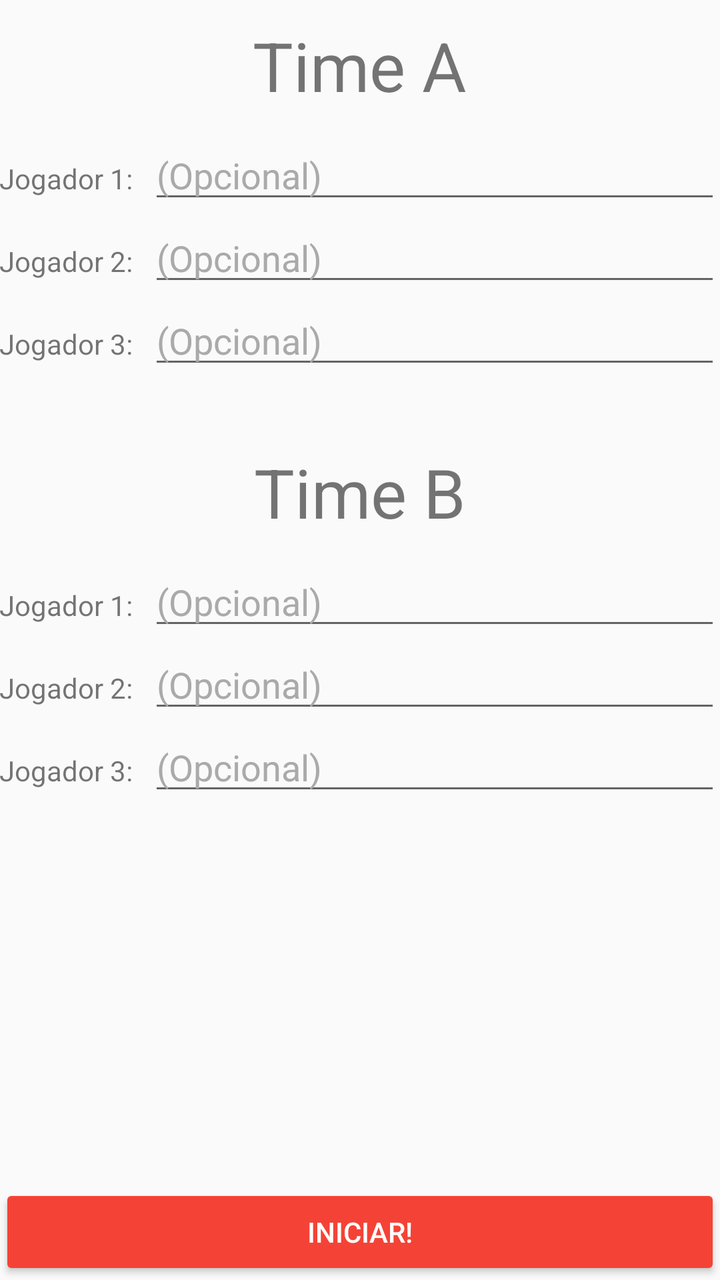
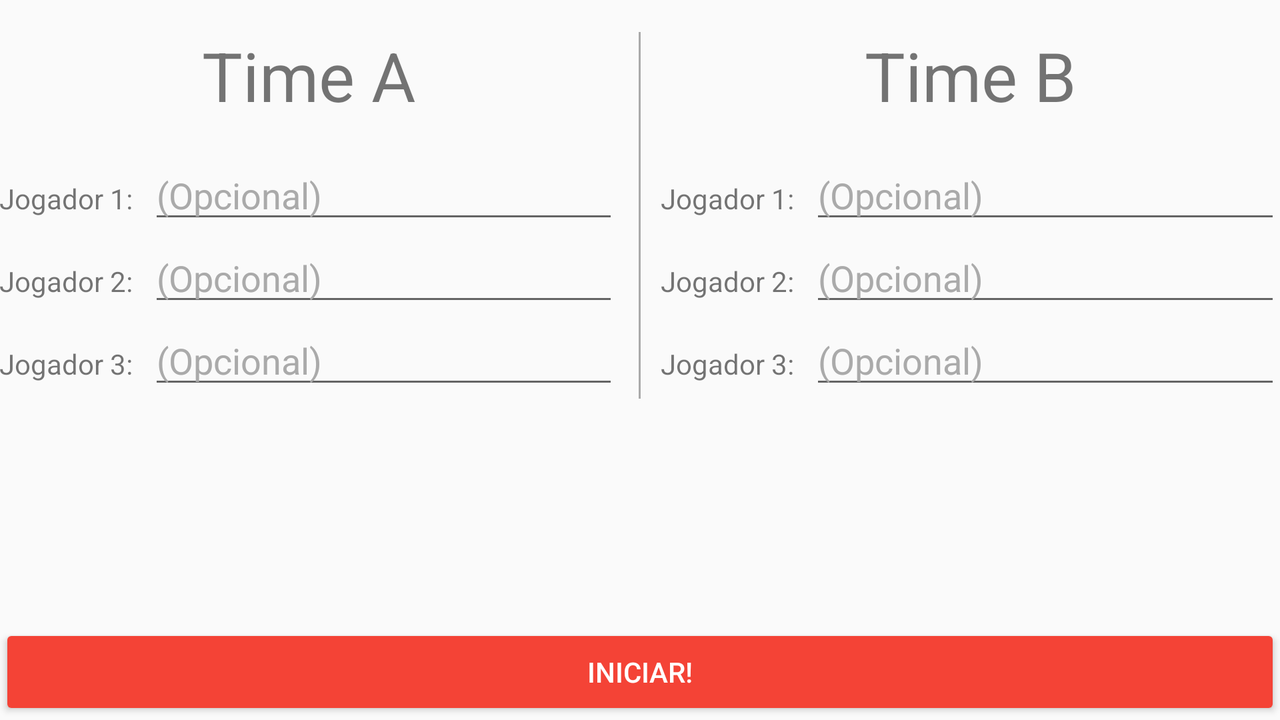

Two renders of one Android screen. The first uses the default layout on a phone; the second uses the alternative layout the repository ships for a different screen configuration, on a matching device. The two XML files are below.
<!-- AndroidManifest.xml: application theme AppTheme -->
<!-- res/layout/activity_six_players.xml -->
<?xml version="1.0" encoding="utf-8"?>
<LinearLayout xmlns:android="http://schemas.android.com/apk/res/android"
    xmlns:tools="http://schemas.android.com/tools"
    android:id="@+id/activity_six_players"
    android:layout_width="match_parent"
    android:layout_height="match_parent"
    android:paddingBottom="@dimen/activity_vertical_margin"
    android:paddingLeft="@dimen/activity_horizontal_margin"
    android:paddingRight="@dimen/activity_horizontal_margin"
    android:paddingTop="@dimen/activity_vertical_margin"
    android:orientation="vertical"
    tools:context="br.com.fddittmar.manilha.activity.SixPlayers">

    <TextView
        android:layout_width="wrap_content"
        android:layout_height="wrap_content"
        android:text="@string/team_a"
        android:layout_marginTop="10dp"
        android:layout_gravity="center_horizontal"
        android:textSize="34sp" />

    <RelativeLayout
        android:layout_width="match_parent"
        android:layout_height="wrap_content"
        android:layout_marginTop="10dp">

        <EditText
            android:id="@+id/et_player_1_team_a"
            android:layout_width="match_parent"
            android:layout_height="wrap_content"
            android:inputType="textCapWords"
            android:maxLength="12"
            android:hint="@string/opcional"
            android:textColorHint="@android:color/darker_gray"
            android:layout_toRightOf="@+id/tv_first_player_a"
            android:layout_toEndOf="@+id/tv_first_player_a"
            android:layout_centerVertical="true"/>

        <TextView
            android:id="@+id/tv_first_player_a"
            android:text="@string/player_1"
            android:layout_width="wrap_content"
            android:layout_height="wrap_content"
            android:layout_gravity="start"
            android:layout_marginEnd="8dp"
            android:layout_marginRight="8dp"
            android:layout_alignBaseline="@+id/et_player_1_team_a"
            android:layout_alignBottom="@+id/et_player_1_team_a"
            android:layout_alignParentLeft="true"
            android:layout_alignParentStart="true" />

    </RelativeLayout>

    <RelativeLayout
        android:layout_width="match_parent"
        android:layout_height="wrap_content">

        <EditText
            android:id="@+id/et_player_2_team_a"
            android:layout_width="match_parent"
            android:layout_height="wrap_content"
            android:inputType="textCapWords"
            android:maxLength="12"
            android:hint="@string/opcional"
            android:textColorHint="@android:color/darker_gray"
            android:layout_toRightOf="@+id/tv_second_player_a"
            android:layout_toEndOf="@+id/tv_second_player_a"
            android:layout_centerVertical="true"/>

        <TextView
            android:id="@+id/tv_second_player_a"
            android:text="@string/player_2"
            android:layout_width="wrap_content"
            android:layout_height="wrap_content"
            android:layout_gravity="start"
            android:layout_marginRight="8dp"
            android:layout_marginEnd="8dp"
            android:layout_alignBaseline="@+id/et_player_2_team_a"
            android:layout_alignBottom="@+id/et_player_2_team_a"
            android:layout_alignParentLeft="true"
            android:layout_alignParentStart="true" />

    </RelativeLayout>

    <RelativeLayout
        android:layout_width="match_parent"
        android:layout_height="wrap_content">

        <EditText
            android:id="@+id/et_player_3_team_a"
            android:layout_width="match_parent"
            android:layout_height="wrap_content"
            android:inputType="textCapWords"
            android:maxLength="12"
            android:hint="@string/opcional"
            android:textColorHint="@android:color/darker_gray"
            android:layout_toRightOf="@+id/tv_third_player_a"
            android:layout_toEndOf="@+id/tv_third_player_a"
            android:layout_centerVertical="true"/>

        <TextView
            android:id="@+id/tv_third_player_a"
            android:text="@string/player_3"
            android:layout_width="wrap_content"
            android:layout_height="wrap_content"
            android:layout_gravity="start"
            android:layout_marginRight="8dp"
            android:layout_marginEnd="8dp"
            android:layout_alignBaseline="@+id/et_player_3_team_a"
            android:layout_alignBottom="@+id/et_player_3_team_a"
            android:layout_alignParentLeft="true"
            android:layout_alignParentStart="true" />

    </RelativeLayout>


    <TextView
        android:layout_width="wrap_content"
        android:layout_height="wrap_content"
        android:text="@string/team_b"
        android:layout_marginTop="34dp"
        android:layout_gravity="center_horizontal"
        android:textSize="34sp" />

    <RelativeLayout
        android:layout_width="match_parent"
        android:layout_height="wrap_content"
        android:layout_marginTop="10dp">

        <EditText
            android:id="@+id/et_player_1_team_b"
            android:layout_width="match_parent"
            android:layout_height="wrap_content"
            android:inputType="textCapWords"
            android:maxLength="12"
            android:hint="@string/opcional"
            android:textColorHint="@android:color/darker_gray"
            android:layout_toRightOf="@+id/tv_first_player_b"
            android:layout_toEndOf="@+id/tv_first_player_b"
            android:layout_centerVertical="true"/>

        <TextView
            android:id="@+id/tv_first_player_b"
            android:text="@string/player_1"
            android:layout_width="wrap_content"
            android:layout_height="wrap_content"
            android:layout_gravity="start"
            android:layout_marginRight="8dp"
            android:layout_marginEnd="8dp"
            android:layout_alignBaseline="@+id/et_player_1_team_b"
            android:layout_alignBottom="@+id/et_player_1_team_b"
            android:layout_alignParentLeft="true"
            android:layout_alignParentStart="true" />

    </RelativeLayout>

    <RelativeLayout
        android:layout_width="match_parent"
        android:layout_height="wrap_content">

        <EditText
            android:id="@+id/et_player_2_team_b"
            android:layout_width="match_parent"
            android:layout_height="wrap_content"
            android:inputType="textCapWords"
            android:maxLength="12"
            android:hint="@string/opcional"
            android:textColorHint="@android:color/darker_gray"
            android:layout_toRightOf="@+id/tv_second_player_b"
            android:layout_toEndOf="@+id/tv_second_player_b"
            android:layout_centerVertical="true"/>

        <TextView
            android:id="@+id/tv_second_player_b"
            android:text="@string/player_2"
            android:layout_width="wrap_content"
            android:layout_height="wrap_content"
            android:layout_gravity="start"
            android:layout_marginRight="8dp"
            android:layout_marginEnd="8dp"
            android:layout_alignBaseline="@+id/et_player_2_team_b"
            android:layout_alignBottom="@+id/et_player_2_team_b"
            android:layout_alignParentLeft="true"
            android:layout_alignParentStart="true" />

    </RelativeLayout>

    <RelativeLayout
        android:layout_width="match_parent"
        android:layout_height="wrap_content">

        <EditText
            android:id="@+id/et_player_3_team_b"
            android:layout_width="match_parent"
            android:layout_height="wrap_content"
            android:inputType="textCapWords"
            android:maxLength="12"
            android:hint="@string/opcional"
            android:textColorHint="@android:color/darker_gray"
            android:layout_toRightOf="@+id/tv_third_player_b"
            android:layout_toEndOf="@+id/tv_third_player_b"
            android:layout_centerVertical="true"/>

        <TextView
            android:id="@+id/tv_third_player_b"
            android:text="@string/player_3"
            android:layout_width="wrap_content"
            android:layout_height="wrap_content"
            android:layout_gravity="start"
            android:layout_marginRight="8dp"
            android:layout_marginEnd="8dp"
            android:layout_alignBaseline="@+id/et_player_3_team_b"
            android:layout_alignBottom="@+id/et_player_3_team_b"
            android:layout_alignParentLeft="true"
            android:layout_alignParentStart="true" />

    </RelativeLayout>


    <LinearLayout
        android:orientation="horizontal"
        android:layout_width="match_parent"
        android:layout_height="match_parent">

        <Button
            android:theme="@style/CounterButton"
            android:id="@+id/btn_start"
            android:text="@string/start"
            android:layout_width="match_parent"
            android:layout_height="wrap_content"
            android:layout_gravity="bottom"
            android:onClick="startCounter"/>
    </LinearLayout>

</LinearLayout>
<!-- resources referenced by this layout -->
<resources>
  <string name="opcional">(Opcional)</string>
  <string name="player_1">Jogador 1:</string>
  <string name="player_2">Jogador 2:</string>
  <string name="player_3">Jogador 3:</string>
  <string name="start">Iniciar!</string>
  <string name="team_a">Time A</string>
  <string name="team_b">Time B</string>
  <style name="CounterButton" parent="Theme.AppCompat.Light.NoActionBar">
          <item name="colorButtonNormal">@color/colorPrimary</item>
          <item name="colorControlHighlight">@color/colorPrimaryDark</item>
          <item name="android:textColor">@android:color/white</item>
      </style>
  <style name="AppTheme" parent="Theme.AppCompat.Light.DarkActionBar">
          
          <item name="colorPrimary">@color/colorPrimary</item>
          <item name="colorPrimaryDark">@color/colorPrimaryDark</item>
          <item name="colorAccent">@color/colorAccent</item>
      </style>
  <color name="colorPrimary">#F44336</color>
  <color name="colorPrimaryDark">#D32F2F</color>
  <color name="colorAccent">#FFC107</color>
</resources>
<!-- res/layout-land/activity_six_players.xml (the repository's variant of the layout above) -->
<!-- drawn on the phone turned sideways -->
<?xml version="1.0" encoding="utf-8"?>
<LinearLayout xmlns:android="http://schemas.android.com/apk/res/android"
    xmlns:tools="http://schemas.android.com/tools"
    android:id="@+id/activity_four_players"
    android:layout_width="match_parent"
    android:layout_height="match_parent"
    android:orientation="vertical"
    android:paddingBottom="@dimen/activity_vertical_margin"
    android:paddingLeft="@dimen/activity_horizontal_margin"
    android:paddingRight="@dimen/activity_horizontal_margin"
    tools:context="br.com.fddittmar.manilha.activity.FourPlayers">

    <LinearLayout
        android:layout_width="match_parent"
        android:layout_height="wrap_content"
        android:orientation="horizontal">

        <LinearLayout
            android:layout_width="0dp"
            android:layout_weight="1"
            android:layout_height="wrap_content"
            android:orientation="vertical"
            android:layout_marginRight="10dp"
            android:layout_marginEnd="10dp">

            <TextView
                android:layout_width="wrap_content"
                android:layout_height="wrap_content"
                android:text="@string/team_a"
                android:layout_marginTop="15dp"
                android:layout_gravity="center_horizontal"
                android:textSize="34sp" />

            <RelativeLayout
                android:layout_width="match_parent"
                android:layout_height="wrap_content"
                android:layout_marginTop="15dp">

                <EditText
                    android:id="@+id/et_player_1_team_a"
                    android:layout_width="match_parent"
                    android:layout_height="wrap_content"
                    android:inputType="textCapWords"
                    android:maxLength="12"
                    android:hint="@string/opcional"
                    android:textColorHint="@android:color/darker_gray"
                    android:layout_toRightOf="@+id/tv_first_player_a"
                    android:layout_toEndOf="@+id/tv_first_player_a"
                    android:layout_centerVertical="true"/>

                <TextView
                    android:id="@+id/tv_first_player_a"
                    android:text="@string/player_1"
                    android:layout_width="wrap_content"
                    android:layout_height="wrap_content"
                    android:layout_gravity="start"
                    android:layout_marginRight="8dp"
                    android:layout_marginEnd="8dp"
                    android:layout_alignBaseline="@+id/et_player_1_team_a"
                    android:layout_alignBottom="@+id/et_player_1_team_a"
                    android:layout_alignParentLeft="true"
                    android:layout_alignParentStart="true" />

            </RelativeLayout>

            <RelativeLayout
                android:layout_width="match_parent"
                android:layout_height="wrap_content">

                <EditText
                    android:id="@+id/et_player_2_team_a"
                    android:layout_width="match_parent"
                    android:layout_height="wrap_content"
                    android:inputType="textCapWords"
                    android:maxLength="12"
                    android:hint="@string/opcional"
                    android:textColorHint="@android:color/darker_gray"
                    android:layout_toRightOf="@+id/tv_second_player_a"
                    android:layout_toEndOf="@+id/tv_second_player_a"
                    android:layout_centerVertical="true"/>

                <TextView
                    android:id="@+id/tv_second_player_a"
                    android:text="@string/player_2"
                    android:layout_width="wrap_content"
                    android:layout_height="wrap_content"
                    android:layout_gravity="start"
                    android:layout_marginRight="8dp"
                    android:layout_marginEnd="8dp"
                    android:layout_alignBaseline="@+id/et_player_2_team_a"
                    android:layout_alignBottom="@+id/et_player_2_team_a"
                    android:layout_alignParentLeft="true"
                    android:layout_alignParentStart="true" />

            </RelativeLayout>

            <RelativeLayout
                android:layout_width="match_parent"
                android:layout_height="wrap_content">

                <EditText
                    android:id="@+id/et_player_3_team_a"
                    android:layout_width="match_parent"
                    android:layout_height="wrap_content"
                    android:inputType="textCapWords"
                    android:maxLength="12"
                    android:hint="@string/opcional"
                    android:textColorHint="@android:color/darker_gray"
                    android:layout_toRightOf="@+id/tv_third_player_a"
                    android:layout_toEndOf="@+id/tv_third_player_a"
                    android:layout_centerVertical="true"/>

                <TextView
                    android:id="@+id/tv_third_player_a"
                    android:text="@string/player_3"
                    android:layout_width="wrap_content"
                    android:layout_height="wrap_content"
                    android:layout_gravity="start"
                    android:layout_marginRight="8dp"
                    android:layout_marginEnd="8dp"
                    android:layout_alignBaseline="@+id/et_player_3_team_a"
                    android:layout_alignBottom="@+id/et_player_3_team_a"
                    android:layout_alignParentLeft="true"
                    android:layout_alignParentStart="true" />

            </RelativeLayout>

        </LinearLayout>

        <View
            android:layout_width="1dp"
            android:layout_height="match_parent"
            android:layout_marginTop="16dp"
            android:background="@android:color/darker_gray" />

        <LinearLayout
            android:layout_width="0dp"
            android:layout_weight="1"
            android:layout_height="wrap_content"
            android:orientation="vertical"
            android:layout_marginLeft="10dp"
            android:layout_marginStart="10dp">

            <TextView
                android:layout_width="wrap_content"
                android:layout_height="wrap_content"
                android:text="@string/team_b"
                android:layout_marginTop="15dp"
                android:layout_gravity="center_horizontal"
                android:textSize="34sp" />

            <RelativeLayout
                android:layout_width="match_parent"
                android:layout_height="wrap_content"
                android:layout_marginTop="15dp">

                <EditText
                    android:id="@+id/et_player_1_team_b"
                    android:layout_width="match_parent"
                    android:layout_height="wrap_content"
                    android:inputType="textCapWords"
                    android:maxLength="12"
                    android:hint="@string/opcional"
                    android:textColorHint="@android:color/darker_gray"
                    android:layout_toRightOf="@+id/tv_first_player_b"
                    android:layout_toEndOf="@+id/tv_first_player_b"
                    android:layout_centerVertical="true"/>

                <TextView
                    android:id="@+id/tv_first_player_b"
                    android:text="@string/player_1"
                    android:layout_width="wrap_content"
                    android:layout_height="wrap_content"
                    android:layout_gravity="start"
                    android:layout_marginRight="8dp"
                    android:layout_marginEnd="8dp"
                    android:layout_alignBaseline="@+id/et_player_1_team_b"
                    android:layout_alignBottom="@+id/et_player_1_team_b"
                    android:layout_alignParentLeft="true"
                    android:layout_alignParentStart="true" />

            </RelativeLayout>

            <RelativeLayout
                android:layout_width="match_parent"
                android:layout_height="wrap_content">

                <EditText
                    android:id="@+id/et_player_2_team_b"
                    android:layout_width="match_parent"
                    android:layout_height="wrap_content"
                    android:inputType="textCapWords"
                    android:maxLength="12"
                    android:hint="@string/opcional"
                    android:textColorHint="@android:color/darker_gray"
                    android:layout_toRightOf="@+id/tv_second_player_b"
                    android:layout_toEndOf="@+id/tv_second_player_b"
                    android:layout_centerVertical="true"/>

                <TextView
                    android:id="@+id/tv_second_player_b"
                    android:text="@string/player_2"
                    android:layout_width="wrap_content"
                    android:layout_height="wrap_content"
                    android:layout_gravity="start"
                    android:layout_marginRight="8dp"
                    android:layout_marginEnd="8dp"
                    android:layout_alignBaseline="@+id/et_player_2_team_b"
                    android:layout_alignBottom="@+id/et_player_2_team_b"
                    android:layout_alignParentLeft="true"
                    android:layout_alignParentStart="true" />

            </RelativeLayout>

            <RelativeLayout
                android:layout_width="match_parent"
                android:layout_height="wrap_content">

                <EditText
                    android:id="@+id/et_player_3_team_b"
                    android:layout_width="match_parent"
                    android:layout_height="wrap_content"
                    android:inputType="textCapWords"
                    android:maxLength="12"
                    android:hint="@string/opcional"
                    android:textColorHint="@android:color/darker_gray"
                    android:layout_toRightOf="@+id/tv_third_player_b"
                    android:layout_toEndOf="@+id/tv_third_player_b"
                    android:layout_centerVertical="true"/>

                <TextView
                    android:id="@+id/tv_third_player_b"
                    android:text="@string/player_3"
                    android:layout_width="wrap_content"
                    android:layout_height="wrap_content"
                    android:layout_gravity="start"
                    android:layout_marginRight="8dp"
                    android:layout_marginEnd="8dp"
                    android:layout_alignBaseline="@+id/et_player_3_team_b"
                    android:layout_alignBottom="@+id/et_player_3_team_b"
                    android:layout_alignParentLeft="true"
                    android:layout_alignParentStart="true" />

            </RelativeLayout>


        </LinearLayout>

    </LinearLayout>




    <LinearLayout
        android:orientation="horizontal"
        android:layout_width="match_parent"
        android:layout_height="match_parent">

        <Button
            android:theme="@style/CounterButton"
            android:id="@+id/btn_start"
            android:text="@string/start"
            android:layout_width="match_parent"
            android:layout_height="wrap_content"
            android:layout_gravity="bottom"
            android:onClick="startCounter"/>
    </LinearLayout>


</LinearLayout>
